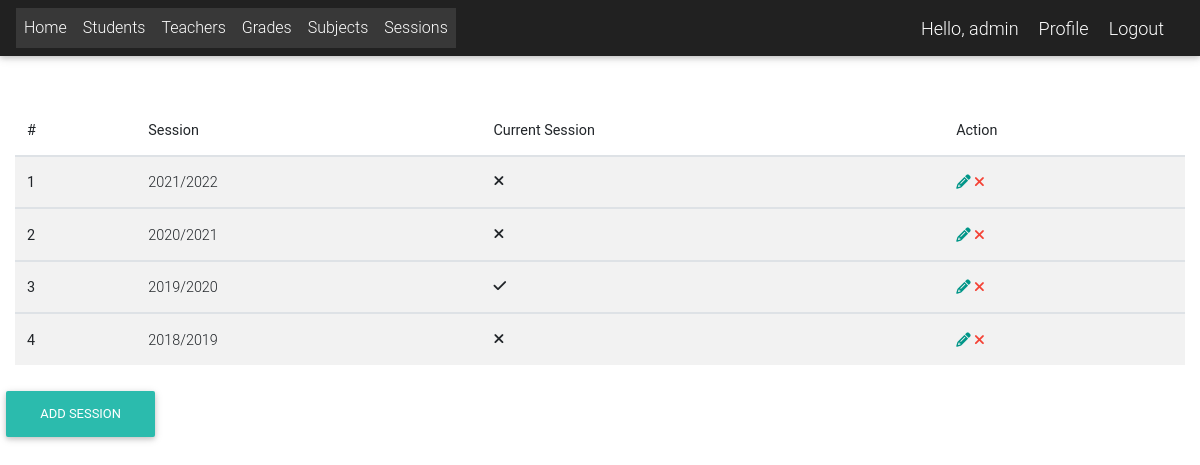
The app's page /session_list (signed in), older data.
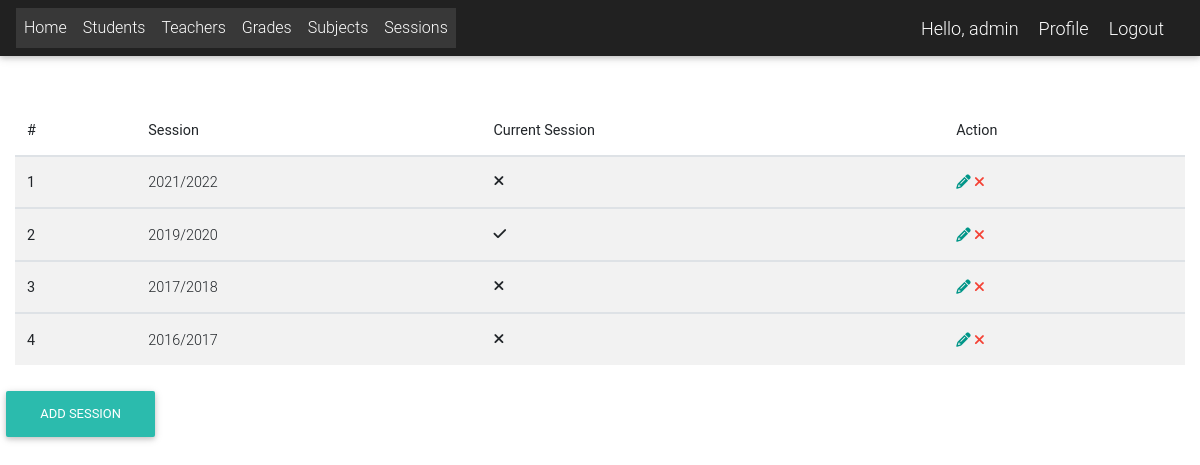
The same page, newer data.
### app/models.py (models this page shows, shortened)
class User(AbstractUser):
    is_student = models.BooleanField(default=False)
    is_teacher = models.BooleanField(default=False)
    is_director = models.BooleanField(default=False)
    phone = models.CharField(max_length=60, blank=True, null=True)
    address = models.CharField(max_length=60, blank=True, null=True)
    email = models.EmailField(blank=True, null=True)
    username_validator = ASCIIUsernameValidator()
    def get_full_name(self):
        full_name = self.username
        if self.first_name and self.last_name:
            full_name = self.last_name + " " + self.first_name
        return full_name

class Session(models.Model):  # academic year
    session = models.CharField(max_length=200, unique=True)
    is_current_session = models.BooleanField(default=False, blank=True, null=True)

### app/decorators.py (the view)
    def wrapped_func(request, *args, **kwargs):
        request = is_logged_in(request)
        resp = func(request, *args, **kwargs)
        return resp

### app/utils.py (called while the page is built)
def is_logged_in(request):
    if request.user.is_authenticated:
        return request
    raise PermissionDenied

### app/views.py (called while the page is built)
@login_required
@director_required
def session_list(request):
    sessions = Session.objects.all().order_by('-session')
    return render(request, 'sessions/session_list.html', {"sessions": sessions, })

### templates/sessions/session_list.html
{% extends 'Links.html' %}
{% block content %}
    <div class="container-fluid mt-5">
        <table class="table table-striped">
            <thead>
            <tr>
                <th scope="col">#</th>
                <th scope="col">Session</th>
                <th scope="col">Current Session</th>
                <th scope="col">Action</th>
            </tr>
            </thead>
            {% for session in sessions %}
                <tbody>
                <tr>
                    <th scope="row">{{ forloop.counter }}</th>
                    <td>{{ session.session }}</td>
                    <td>
                        {% if session.is_current_session %}
                            <i class="fa fa-check"></i>
                        {% else %}
                            <i class="fa fa-times"> </i>
                        {% endif %}
                    <td>
                        <a href="{% url 'session_edit' pk=session.pk %}" title="edit" class="teal-text"><i
                                class="fa fa-pencil"></i></a>
                        <a href="{% url 'session_delete' pk=session.pk %}" title="delete" class="red-text"><i
                                class="fa fa-times"></i></a>
                    </td>
                </tr>
                </tbody>
            {% endfor %}
        </table>
    </div>
    <h6 class="mb-2 mb-sm-0 pt-1"><a href="{% url 'session_add' %}" class="btn btn-default btn-rounded mb-4"> Add
        Session </a></h6>
{% endblock %}

### templates/Links.html (shortened to what this page needs)
{% load static %}
<html>
<head>
    <link rel="stylesheet" href="https://stackpath.bootstrapcdn.com/bootstrap/4.5.0/css/bootstrap.min.css"
>
    <link rel="stylesheet" href="https://maxcdn.bootstrapcdn.com/font-awesome/4.7.0/css/font-awesome.min.css">
    <link href="{% static 'css/bootstrap.min.css' %}" rel="stylesheet">
    <link href="{% static 'css/mdb.min.css' %}" rel="stylesheet">
</head>
{% include 'navbar.html' %}
<body>
{% block content %}{% endblock %}
<br>
</body>
</html>

### templates/navbar.html (shortened to what this page needs)
{% load static %}
<nav class="navbar navbar-expand-lg navbar-dark bg-dark">
    <div class="collapse navbar-collapse" id="navbarNav">
        {% if request.user.is_authenticated %}
            <ul class="navbar-nav">
                <li class="nav-item active">
                    <a class="nav-link" href="{% url 'home' %}">Home</a>
                </li>
                <li class="nav-item active">
                    <a class="nav-link" href="{% url 'student_list' %}">Students</a>
                </li>
                <li class="nav-item active">
                    <a class="nav-link" href="{% url 'teacher_list' %}">Teachers</a>
                </li>
                <li class="nav-item active">
                    <a class="nav-link" href="{% url 'grades_list' %}">Grades</a>
                </li>
                <li class="nav-item active">
                    <a class="nav-link" href="{% url 'subject_list' %}">Subjects</a>
                    {% if  request.user.is_superuser or request.user.is_director %}
                        </li>
                        <li class="nav-item active">
                        <a class="nav-link" href="{% url 'session_list' %}">Sessions</a>
                    {% endif %}
            </ul>
            </div>
            <span class="greet">Hello, {{ request.user.get_full_name }}</span>
            <span><a class="greet" href="{% url 'profile' %}">Profile</a></span>
            <span><a class="greet" href="{% url 'logout' %}">Logout</a></span>
        {% endif %}
</nav>

### templates/navbar.html (style rules this page uses)
.greet { font-size: 18px; color: #fff; margin-right: 20px; }

Row changes from the older to the newer data that the page shows:
removed Session: session "2020/2021", is_current_session False (drawn)
removed Session: session "2018/2019", is_current_session False (drawn)
added Session: session "2017/2018", is_current_session False (drawn)
added Session: session "2016/2017", is_current_session False (drawn)
